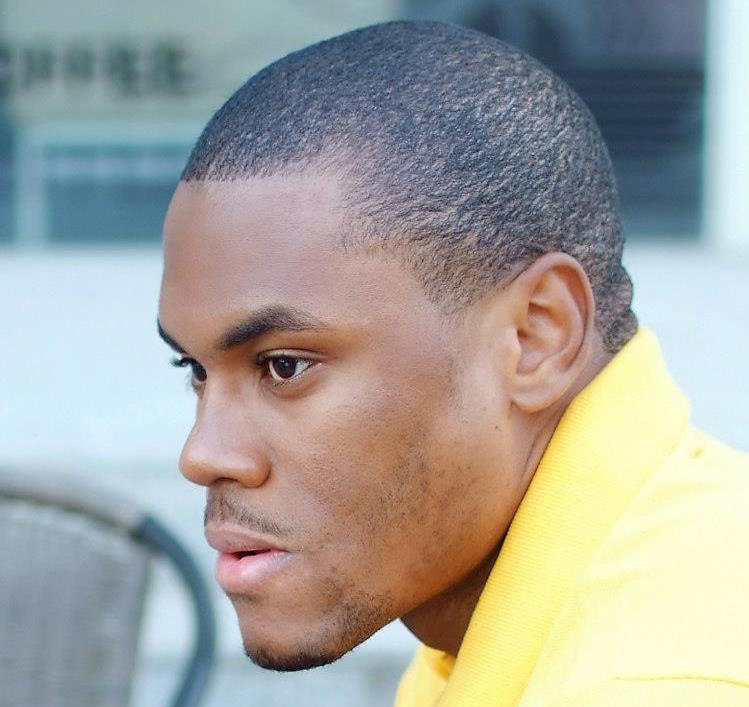
#> input picture images/profile.png, 749 x 707 px
$ python main.py
#> lines starting #> are read from the running program, lines starting #| are printed output that depends on the picture
### gray_level.py
from PIL import Image
from pylab import array
import numpy as np


def clamp(arr, min_, max_):
    return np.asarray(arr / 255 * (max_ - min_) + min_).astype(np.uint8)


def gray_level_transformation(path, min_, max_):
    img = Image.open(path)
    clamped = clamp(array(img), min_, max_)
    new_path = path.rsplit(".", 1)[0] + f"_gray_level_{min_}_{max_}_transformed.png"
    Image.fromarray(clamped).save(new_path)

### min_max_median.py
from PIL import Image
from scipy import ndimage


def min_max_median_filter(path, size=5):
    img = Image.open(path)
    for filter_type in ("minimum", "maximum", "median"):
        new_img = getattr(ndimage.filters, f"{filter_type}_filter")(img, size)
        new_path = path.rsplit(".", 1)[0] + f"_{filter_type}{size}_filtered.png"
        Image.fromarray(new_img).save(new_path)

### laplacian_sobel.py
from PIL import Image
import cv2

def laplacian(path, ddepth=-1, ksize=1):
    img = cv2.imread(path)
    new_img = cv2.Laplacian(img, ddepth, ksize=ksize)
    new_path = path.rsplit(".", 1)[0] + f"_laplacian{ksize}_filtered.png"
    Image.fromarray(new_img).save(new_path)


def sobel(path, ddepth=-1, ksize=3):
    img = cv2.imread(path)
    for i, direction in enumerate(("x", "y")):
        new_img = cv2.Sobel(img, ddepth, 1 - i, i, ksize=ksize)
        new_path = path.rsplit(".", 1)[0] + f"_sobel{ksize}_{direction}_filtered.png"
        Image.fromarray(new_img).save(new_path)

### main.py
from gray_level import gray_level_transformation
from min_max_median import min_max_median_filter
from laplacian_sobel import laplacian, sobel


if __name__ == "__main__":
    path = "images/profile.png"

    gray_level_transformation(path, 0, 100)
#> in gray_level_transformation, img is the input picture: PIL image 749x707 RGB; mean R, G, B 164, 163.9, 157.9
#> in clamp, `return np.asarray(arr / 255 * (max_ - min_) + min_).astype(np.uint8)`:
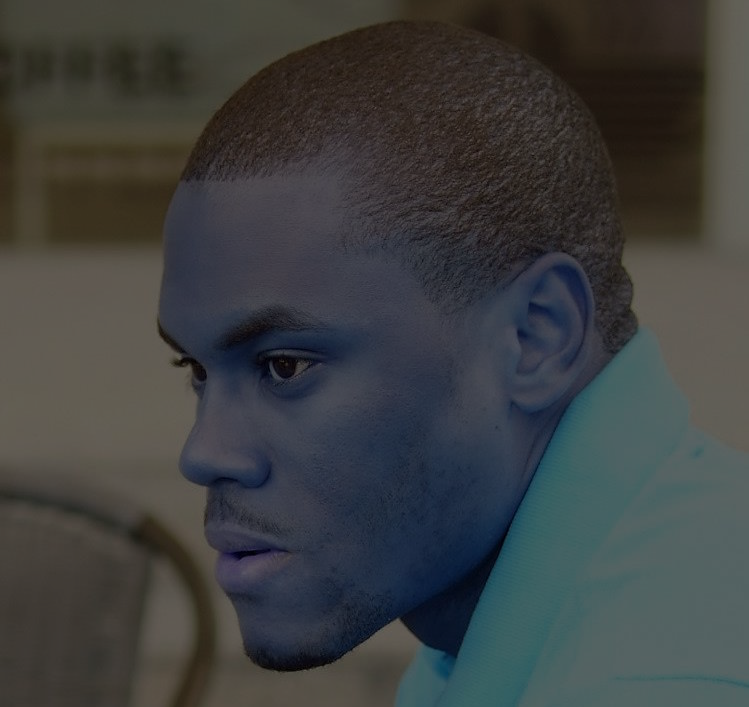
#> returned value: shape (707, 749, 3); mean of channels 0, 1, 2 63.8, 63.8, 61.4; drawn as B, G, R
    gray_level_transformation(path, 155, 255)
#> call 2 of clamp, with min_ = 155, max_ = 255
#> in clamp (call 2), `return np.asarray(arr / 255 * (max_ - min_) + min_).astype(np.uint8)`:
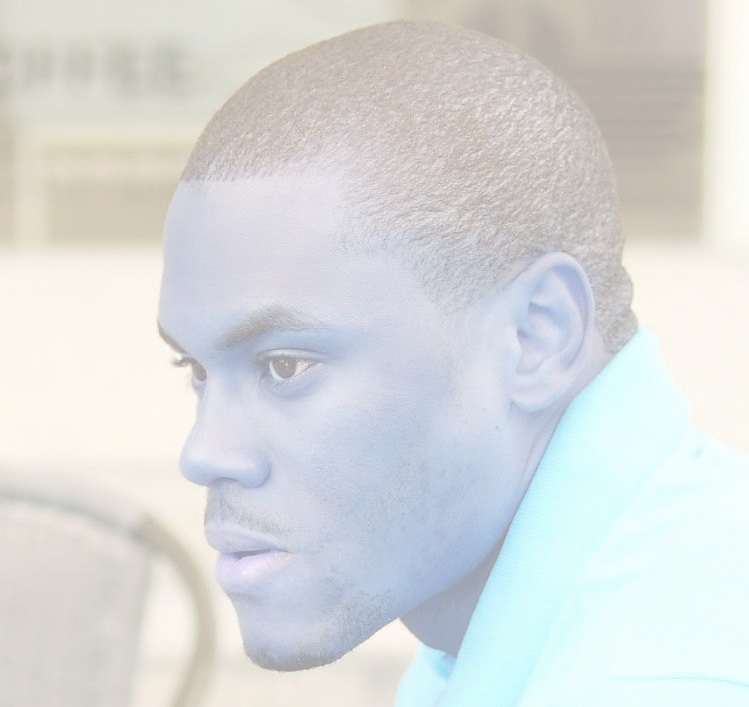
#> returned value: shape (707, 749, 3); mean of channels 0, 1, 2 218.8, 218.8, 216.4; drawn as B, G, R

    min_max_median_filter(path)
    min_max_median_filter(path, size=3)
#> the loop in min_max_median_filter (call 2), `for filter_type in ("minimum", "maximum", "median"):` made 3 passes
#> pass 1, in min_max_median_filter (call 2), `new_img = getattr(ndimage.filters, f"{filter_type}_filter")(img, size)`:
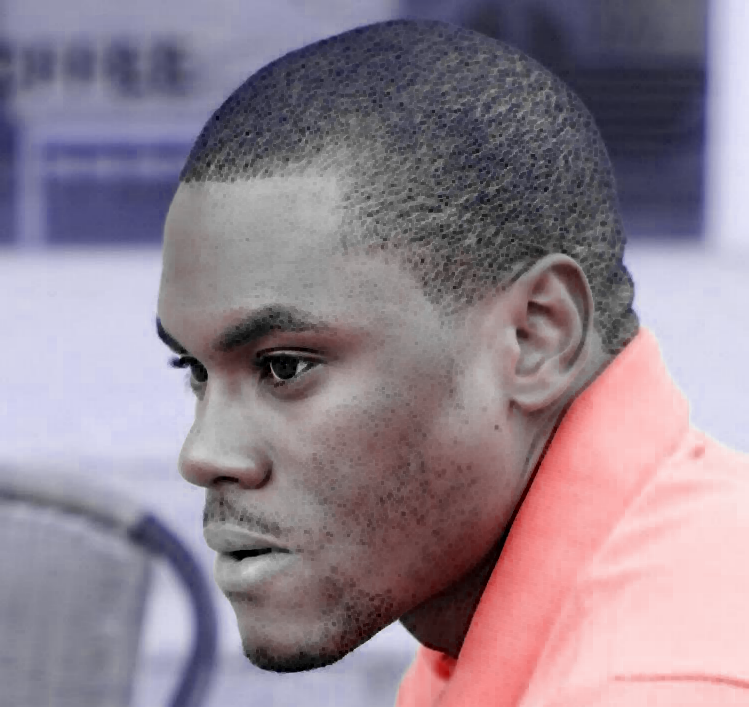
#> new_img: shape (707, 749, 3); mean R, G, B 145, 130.8, 142.7

    laplacian(path)
    laplacian(path, ksize=3)
    laplacian(path, ksize=5)
#> call 3 of laplacian, with path = 'images/profile.png', ddepth = -1, ksize = 5
#> in laplacian (call 3), `new_img = cv2.Laplacian(img, ddepth, ksize=ksize)`:
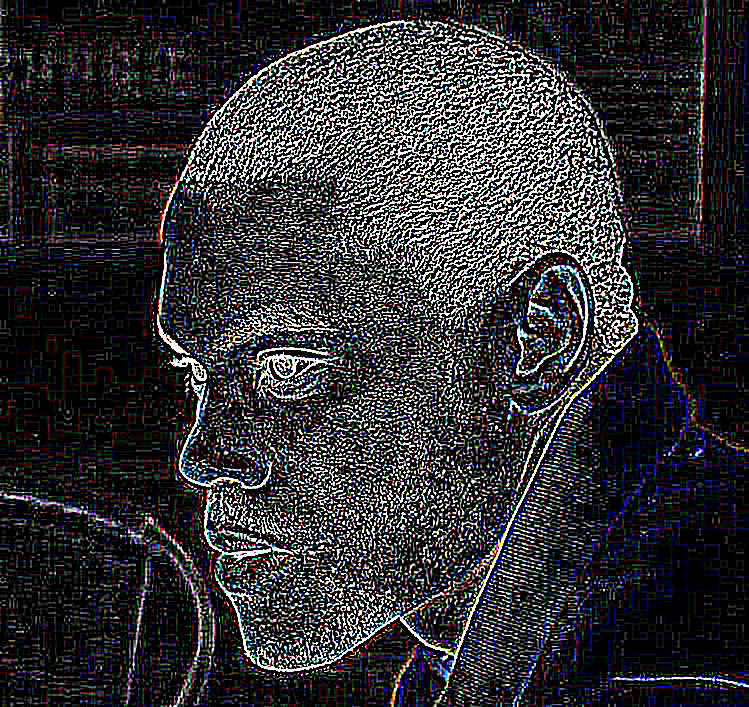
#> new_img: shape (707, 749, 3); mean B, G, R 50.5, 48, 48.6

    sobel(path)
#> the loop in sobel, `for i, direction in enumerate(("x", "y")):` made 2 passes
#> pass 1, in sobel, `new_img = cv2.Sobel(img, ddepth, 1 - i, i, ksize=ksize)`:
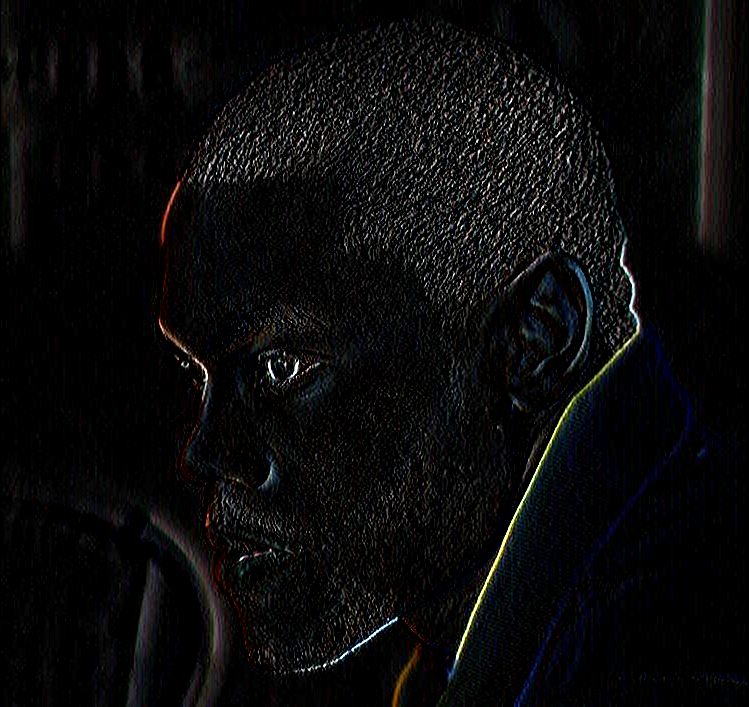
#> new_img: shape (707, 749, 3); mean B, G, R 10.5, 10.2, 10.3
    sobel(path, ksize=5)
#> the loop in sobel (call 2), `for i, direction in enumerate(("x", "y")):` made 2 passes
#> pass 1, in sobel (call 2), `new_img = cv2.Sobel(img, ddepth, 1 - i, i, ksize=ksize)`:
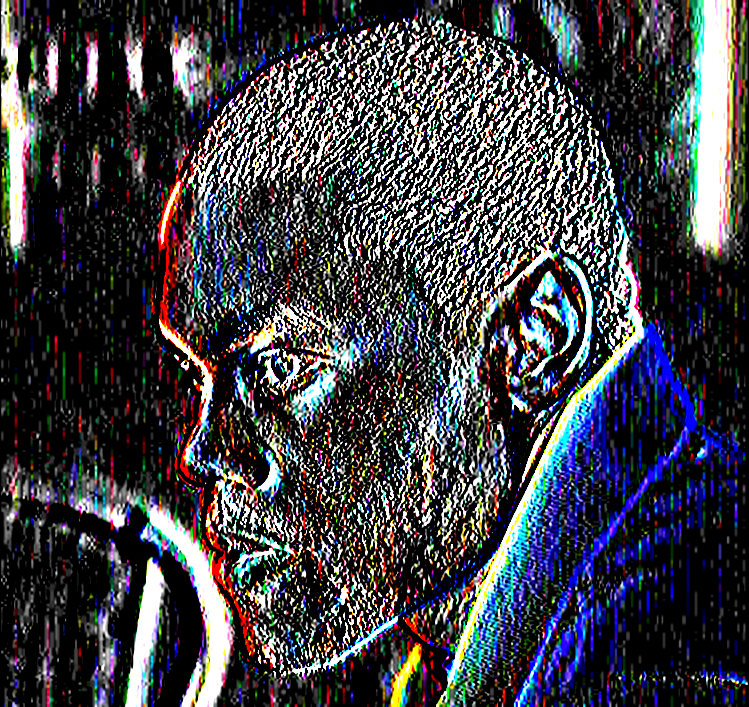
#> new_img: shape (707, 749, 3); mean B, G, R 69.3, 63.8, 63.4
#> pass 2, in sobel (call 2), `new_img = cv2.Sobel(img, ddepth, 1 - i, i, ksize=ksize)`:
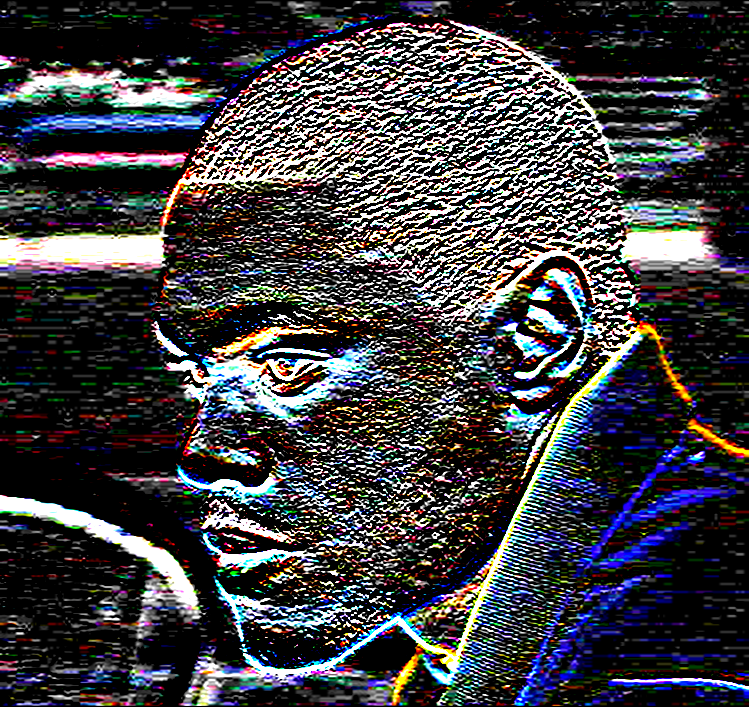
#> new_img: shape (707, 749, 3); mean B, G, R 66.9, 63.3, 64
